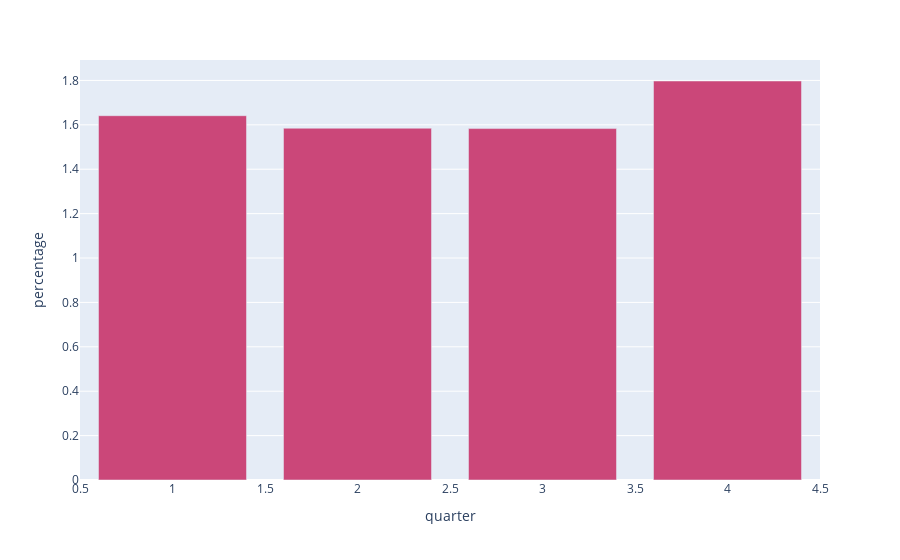

Notebook code cell kept with this figure:
### Code cell
df_quarter = df_lead_data.groupby(df_lead_data['quarter'])['buy'].value_counts(normalize=True).mul(100).rename('percentage').reset_index()
fig_q = px.bar(df_quarter[df_quarter['buy'] == 1], x='quarter', y='percentage', color='buy')
fig_q.update(layout_coloraxis_showscale=False)
fig_q.show()

### Figure 1 — Plotly figure (JSON) as saved in the notebook; plotly's stock layout.template omitted (floating-point values rounded to 4 significant figures)
{"data": [{"alignmentgroup": "True", "hovertemplate": "quarter=%{x}<br>percentage=%{y}<br>buy=%{marker.color}<extra></extra>", "legendgroup": "", "marker": {"color": [1, 1, 1, 1], "coloraxis": "coloraxis", "pattern": {"shape": ""}}, "name": "", "offsetgroup": "", "orientation": "v", "showlegend": false, "textposition": "auto", "type": "bar", "x": [1, 2, 3, 4], "xaxis": "x", "y": [1.641, 1.585, 1.583, 1.797], "yaxis": "y"}], "layout": {"barmode": "relative", "coloraxis": {"colorbar": {"title": {"text": "buy"}}, "colorscale": [[0, "#0d0887"], [0.1111, "#46039f"], [0.2222, "#7201a8"], [0.3333, "#9c179e"], [0.4444, "#bd3786"], [0.5556, "#d8576b"], [0.6667, "#ed7953"], [0.7778, "#fb9f3a"], [0.8889, "#fdca26"], [1, "#f0f921"]], "showscale": false}, "legend": {"tracegroupgap": 0}, "margin": {"t": 60}, "xaxis": {"anchor": "y", "domain": [0, 1], "title": {"text": "quarter"}}, "yaxis": {"anchor": "x", "domain": [0, 1], "title": {"text": "percentage"}}}}
